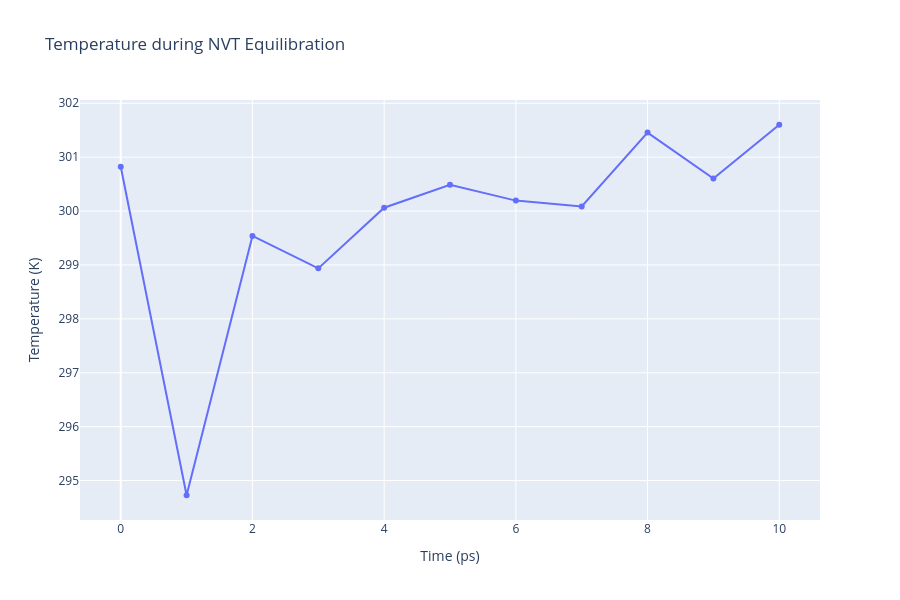

The notebook cell saved with this chart:
### Code cell
# GMXEnergy: Getting system temperature by time during NVT Equilibration  
from biobb_analysis.gromacs.gmx_energy import gmx_energy

# Create prop dict and inputs/outputs
AWH_output_nvt_temp_xvg = AWH_dir / 'complex_nvt_temp.xvg'
prop = {
    'terms':  ["Temperature"],
    'binary_path' : binary_path
}

# Create and launch bb
gmx_energy(input_energy_path=AWH_output_nvt_edr, 
          output_xvg_path=AWH_output_nvt_temp_xvg, 
          properties=prop)

# Plot the temperature along the NVT equilibration
plot_xvg({'Temperature': AWH_output_nvt_temp_xvg},
         title="Temperature during NVT Equilibration",
         ytitle="Temperature (K)",
         mode='lines+markers',
         height=600)

### Figure 1 — Plotly figure (JSON) as saved in the notebook; plotly's stock layout.template omitted (floating-point values rounded to 4 significant figures)
{"data": [{"mode": "lines+markers", "name": "Temperature", "type": "scatter", "x": [0.0, 1.0, 2.0, 3.0, 4.0, 5.0, 6.0, 7.0, 8.0, 9.0, 10.0], "y": [300.8, 294.7, 299.5, 298.9, 300.1, 300.5, 300.2, 300.1, 301.5, 300.6, 301.6]}], "layout": {"height": 600, "title": {"text": "Temperature during NVT Equilibration"}, "xaxis": {"title": {"text": "Time (ps)"}}, "yaxis": {"title": {"text": "Temperature (K)"}}}}
